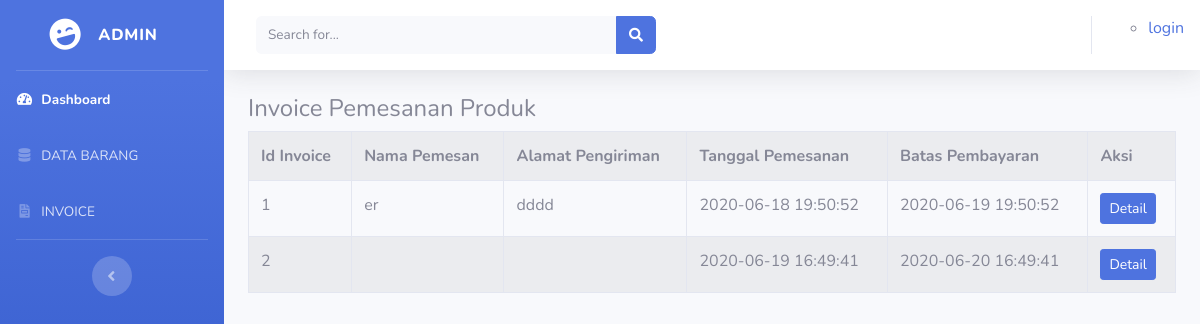
The page /index.php/admin/invoice on the database its author committed.
### tables this page shows
CREATE TABLE IF NOT EXISTS `tbl_invoice` (
`id` int(11) NOT NULL,
  `nama` varchar(56) NOT NULL,
  `alamat` varchar(225) NOT NULL,
  `tgl_pesan` datetime NOT NULL,
  `batas_bayar` datetime NOT NULL
);

### application/controllers/admin/invoice.php (called while the page is built, shortened)
<?php
class Invoice extends CI_Controller{
	public function index()
	{
		$data['invoice'] = $this->model_invoice->tampil_data();
		$this->load->view('templates_admin/header');
		$this->load->view('templates_admin/sidebar');
		$this->load->view('admin/invoice',$data);
		$this->load->view('templates_admin/footer');
	}
}

### index.php (called while the page is built, shortened)
<?php
require_once BASEPATH.'core/CodeIgniter.php';

### application/models/model_invoice.php (called while the page is built, shortened)
<?php
class Model_invoice extends CI_Model{
	public function tampil_data()
	{
		$result= $this->db->get('tbl_invoice');
		if ($result->num_rows() > 0){
			return $result->result();
		}else{
			return false;
		}
	}
}

### application/views/admin/invoice.php (the view)
<div class="container-fluid">
	<h4>Invoice Pemesanan Produk</h4>
	<table class="table table-bordered table-hover table-striped">
		<tr>
			<th>Id Invoice</th>
			<th>Nama Pemesan</th>
			<th>Alamat Pengiriman</th>
			<th>Tanggal Pemesanan</th>
			<th>Batas Pembayaran</th>
			<th>Aksi</th>
		</tr>
		<?php foreach ($invoice as $inv): ?>
			<tr>
				<td><?php echo $inv->id ?></td>
				<td><?php echo $inv->nama ?></td>
				<td><?php echo $inv->alamat ?></td>
				<td><?php echo $inv->tgl_pesan ?></td>
				<td><?php echo $inv->batas_bayar ?></td>
				<td><?php echo anchor('admin/invoice/detail/'.$inv->id, '<div class="btn btn-sm btn-primary">Detail</div>') ?></td>
			</tr>
		<?php endforeach; ?>
	</table>
</div>

### rows shown on the page
tbl_invoice: id "1", nama "er", alamat "dddd", tgl_pesan "2020-06-18 19:50:52", batas_bayar "2020-06-19 19:50:52", id "Detail"
tbl_invoice: id "2", tgl_pesan "2020-06-19 16:49:41", batas_bayar "2020-06-20 16:49:41", id "Detail"

### other values the page prints
anchor ('auth/login', 'login') "login"
